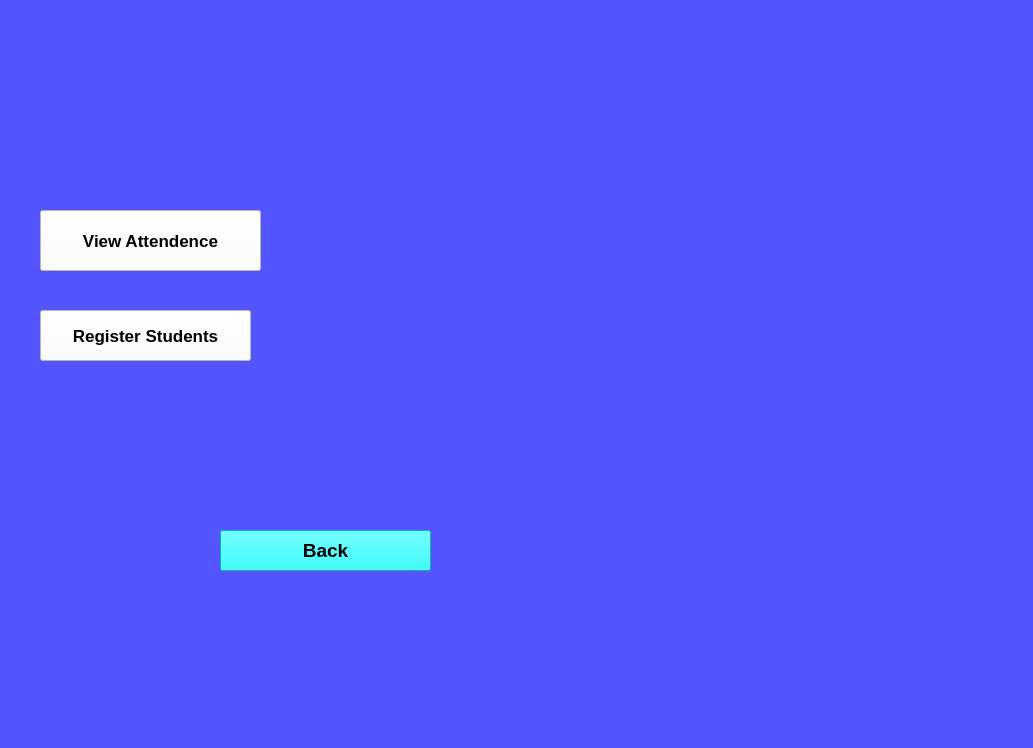
<?xml version="1.0" encoding="UTF-8"?>
<ui version="4.0">
 <class>FacultyDashboard</class>
 <widget class="QMainWindow" name="FacultyDashboard">
  <property name="geometry">
   <rect>
    <x>0</x>
    <y>0</y>
    <width>1033</width>
    <height>748</height>
   </rect>
  </property>
  <property name="windowTitle">
   <string>Faculty Dashboard</string>
  </property>
  <property name="styleSheet">
   <string notr="true">background-color: rgb(85, 85, 255);</string>
  </property>
  <widget class="QWidget" name="centralwidget">
   <widget class="QLabel" name="label_2">
    <property name="geometry">
     <rect>
      <x>420</x>
      <y>180</y>
      <width>701</width>
      <height>551</height>
     </rect>
    </property>
    <property name="styleSheet">
     <string notr="true">background-color:transparent</string>
    </property>
    <property name="text">
     <string/>
    </property>
    <property name="pixmap">
     <pixmap>static/teacher-pointing-while-teaching-in-classroom-962347986-75ce5f976522477686ca12d3e7972054-removebg-preview.png</pixmap>
    </property>
    <property name="scaledContents">
     <bool>true</bool>
    </property>
   </widget>
   <widget class="QPushButton" name="viewAttendenceBut">
    <property name="geometry">
     <rect>
      <x>40</x>
      <y>210</y>
      <width>221</width>
      <height>61</height>
     </rect>
    </property>
    <property name="font">
     <font>
      <pointsize>13</pointsize>
      <weight>75</weight>
      <bold>true</bold>
     </font>
    </property>
    <property name="styleSheet">
     <string notr="true">background-color: rgb(255, 255, 255);</string>
    </property>
    <property name="text">
     <string>View Attendence</string>
    </property>
   </widget>
   <widget class="QPushButton" name="registerStudentBut">
    <property name="geometry">
     <rect>
      <x>40</x>
      <y>310</y>
      <width>211</width>
      <height>51</height>
     </rect>
    </property>
    <property name="font">
     <font>
      <pointsize>13</pointsize>
      <weight>75</weight>
      <bold>true</bold>
     </font>
    </property>
    <property name="styleSheet">
     <string notr="true">background-color: rgb(255, 255, 255);</string>
    </property>
    <property name="text">
     <string>Register Students</string>
    </property>
   </widget>
   <widget class="QPushButton" name="backBut">
    <property name="geometry">
     <rect>
      <x>220</x>
      <y>530</y>
      <width>211</width>
      <height>41</height>
     </rect>
    </property>
    <property name="font">
     <font>
      <pointsize>14</pointsize>
      <weight>75</weight>
      <bold>true</bold>
     </font>
    </property>
    <property name="styleSheet">
     <string notr="true">background-color: rgb(0, 255, 255);</string>
    </property>
    <property name="text">
     <string>Back</string>
    </property>
   </widget>
  </widget>
 </widget>
 <resources/>
 <connections/>
</ui>
